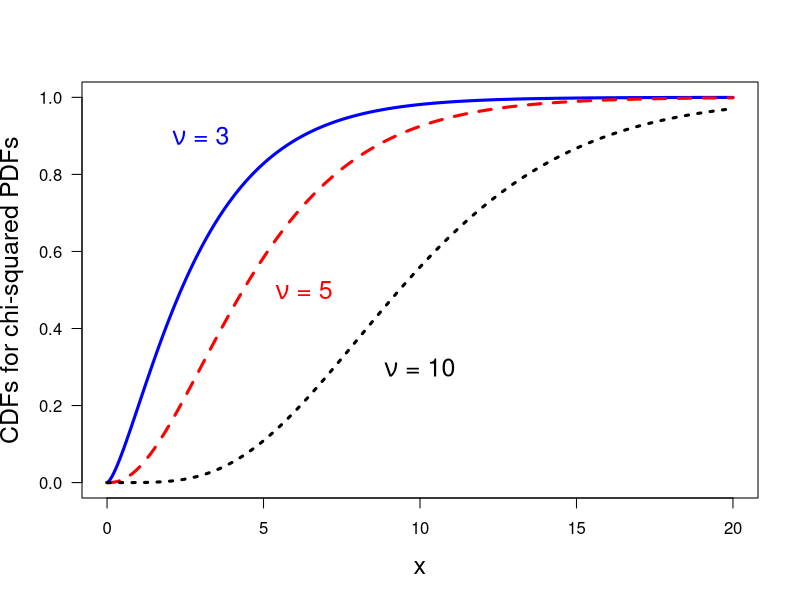

This chart was generated by the following R code:
print('file: PDsPDFs-chi-squared-CDFs.R')
# CDFs of chi-squared distributions
x = seq(0.0,20,0.01)
chisq3 = pchisq(x,3); chisq5 = pchisq(x,5); chisq10 = pchisq(x,10)
# png('chi-squaredCDFBook160143R.png',width=16,height=12,units='cm',res=300)
plot(x,chisq3,type='l',col='blue',xlab='x',ylab='CDFs for chi-squared PDFs',
     lwd=3,las=1,cex.lab=1.5)
lines(x,chisq5,col='red',lwd=3,lty=2)
lines(x,chisq10,col='black',lwd=3,lty=3)
text(3,0.9,expression(paste(nu,' = 3')),col='blue',cex=1.5)
text(6.3,0.5,expression(paste(nu,' = 5')),col='red',cex=1.5)
text(10,0.3,expression(paste(nu,' = 10')),col='black',cex=1.5)
# dev.off()
